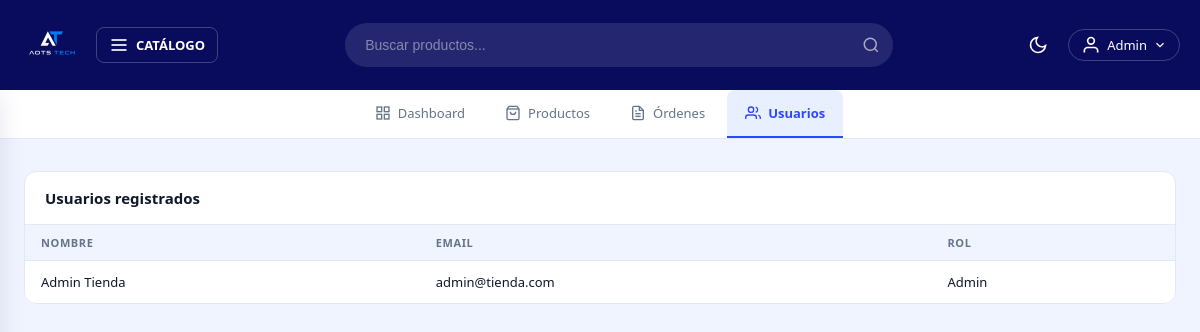
Screenshot of /admin/usuarios (signed in) with the database file from the repository.
### tables this page shows
CREATE TABLE usuarios (
    id        INT AUTO_INCREMENT PRIMARY KEY,
    nombre    VARCHAR(60)  NOT NULL,
    apellido  VARCHAR(60)  NOT NULL,
    email     VARCHAR(100) NOT NULL UNIQUE,
    password  VARCHAR(255) NOT NULL,
    admin     TINYINT(1)   NOT NULL DEFAULT 0
);

### controllers/AdminController.php (called while the page is built, shortened)
<?php
class AdminController {
    public static function usuarios(Router $router) {
        $usuarios = Usuario::all('ASC');
        $router->render('admin/usuarios/index', [
            'titulo'   => 'Usuarios',
            'usuarios' => $usuarios
        ]);
    }
}

### public/index.php (called while the page is built, shortened)
<?php
require_once __DIR__ . '/../includes/app.php';
$router = new Router();
$router->get('/',         [PaginasController::class, 'index']);
$router->get('/sobre',    [PaginasController::class, 'sobre']);
$router->get('/contacto', [PaginasController::class, 'contacto']);
$router->get('/garantia', [PaginasController::class, 'garantia']);
$router->post('/contacto',[PaginasController::class, 'contacto']);
$router->get('/404',      [PaginasController::class, 'error']);
$router->get('/producto', [PaginasController::class, 'producto']);
$router->get('/categoria-producto/categoria',    [PaginasController::class, 'categoria']);
$router->get('/categoria-producto/subcategoria', [PaginasController::class, 'subcategoria']);
$router->get('/buscar', [BuscadorController::class, 'buscar']);
$router->get('/login',        [AuthController::class, 'login']);
$router->post('/login',       [AuthController::class, 'login']);
$router->post('/logout',      [AuthController::class, 'logout']);
$router->get('/registro',     [AuthController::class, 'registro']);
$router->post('/registro',    [AuthController::class, 'registro']);
$router->get('/mensaje',      [AuthController::class, 'mensaje']);
$router->get('/carrito',             [CarritoController::class, 'index']);
$router->post('/carrito/agregar',    [CarritoController::class, 'agregar']);
$router->post('/carrito/actualizar', [CarritoController::class, 'actualizar']);
$router->post('/carrito/eliminar',   [CarritoController::class, 'eliminar']);
$router->post('/carrito/vaciar',     [CarritoController::class, 'vaciar']);
$router->get('/checkout',           [OrdenController::class, 'checkout']);
$router->post('/checkout',          [OrdenController::class, 'checkout']);
$router->get('/orden/confirmacion', [OrdenController::class, 'confirmacion']);
$router->get('/mis-pedidos',        [OrdenController::class, 'misPedidos']);
$router->get('/cuenta',            [UsuarioController::class, 'dashboard']);
$router->get('/cuenta/modificar',  [UsuarioController::class, 'modificar']);
$router->post('/cuenta/modificar', [UsuarioController::class, 'modificar']);
$router->get('/admin/dashboard', [AdminController::class, 'dashboard']);
$router->get('/admin/productos',           [AdminController::class, 'productos']);
$router->get('/admin/productos/crear',     [AdminController::class, 'crearProducto']);
$router->post('/admin/productos/crear',    [AdminController::class, 'crearProducto']);
$router->get('/admin/productos/editar',    [AdminController::class, 'editarProducto']);
$router->post('/admin/productos/editar',   [AdminController::class, 'editarProducto']);
$router->post('/admin/productos/eliminar', [AdminController::class, 'eliminarProducto']);
$router->get('/admin/ordenes',        [AdminController::class, 'ordenes']);
$router->get('/admin/ordenes/crear',  [AdminController::class, 'crearOrden']);
$router->post('/admin/ordenes/crear', [AdminController::class, 'crearOrden']);
$router->get('/admin/usuarios',       [AdminController::class, 'usuarios']);
$router->comprobarRutas();

### includes/app.php (called while the page is built, shortened)
<?php
require __DIR__ . '/funciones.php';
spl_autoload_register(function($class) {
    $base  = __DIR__ . '/..';
    $class = str_replace('\\', '/', $class);
    $rutas = [
        $base . '/' . strtolower(explode('/', $class)[0]) . 's/' . basename($class) . '.php',
        $base . '/models/'      . basename($class) . '.php',
        $base . '/controllers/' . basename($class) . '.php',
        $base . '/router/'      . basename($class) . '.php',
    ];
    foreach($rutas as $ruta) {
        if(file_exists($ruta)) {
            return;
        }
    }
});

### models/ActiveRecord.php (called while the page is built, shortened)
<?php
class ActiveRecord {
    protected static $db;
    protected static $tabla = '';
    public static function setDB($database) {
        self::$db = $database;
    }
    public static function consultarSQL($query) {
        $resultado = self::$db->query($query);
        $array = [];
        while($registro = $resultado->fetch_assoc()) {
            $array[] = static::crearObjeto($registro);
        }
        return $array;
    }
    protected static function crearObjeto($registro) {
        $objeto = new static;
        foreach($registro as $key => $value) {
            if(property_exists($objeto, $key)) {
                $objeto->$key = $value;
            }
        }
        return $objeto;
    }
    public static function all($orden = 'DESC') {
        $query = "SELECT * FROM " . static::$tabla . " ORDER BY id {$orden}";
        return self::consultarSQL($query);
    }
}

### includes/funciones.php (called while the page is built, shortened)
<?php
function s($html) : string {
    return htmlspecialchars($html ?? '');
}

### views/admin/usuarios/index.php (the view, shortened to what this page needs)
<div class="admin">
    <div class="admin__seccion">
        <div class="admin__seccion-header">
            <h2 class="admin__seccion-titulo">Usuarios registrados</h2>
        </div>
        <?php if (empty($usuarios)): ?>
            <p class="admin__vacio">No hay usuarios registrados.</p>
        <?php else: ?>
            <div class="admin__tabla-wrap">
                <table class="admin__tabla">
                    <thead>
                        <tr>
                            <th>Nombre</th>
                            <th>Email</th>
                            <th>Rol</th>
                        </tr>
                    </thead>
                    <tbody>
                        <?php foreach ($usuarios as $usuario): ?>
                        <tr>
                            <td><?= s($usuario->nombre . ' ' . $usuario->apellido) ?></td>
                            <td><?= s($usuario->email) ?></td>
                            <td><?= $usuario->admin ? 'Admin' : 'Cliente' ?></td>
                        </tr>
                        <?php endforeach; ?>
                    </tbody>
                </table>
            </div>
        <?php endif; ?>
    </div>
</div>

### public/css/estilo.css (style rules this page uses)
:root { --c50: #e8f0ff; --c100: #d4e2ff; --c200: #b2c9ff; --c300: #84a5ff; --c400: #5475ff; --c500: #2e47ff; --c600: #0a15ff; --c800: #050dce; --c900: #101aad; --c950: #090c5d; --nav-h: 90px; --bg: #f0f4ff; --bg-card: #ffffff; --bg-panel: #ffffff; --border: #e2e8f5; --text: #0f172a; --text-muted: #64748b; --shadow: 0 4px 24px rgba(9, 12, 93, .10); }
*, *::before, *::after { box-sizing: border-box; margin: 0; padding: 0; }
html { scroll-behavior: smooth; }
body { font-family: system-ui, -apple-system, sans-serif; background: var(--bg); color: var(--text); transition: background .3s, color .3s; min-height: 100vh; }
html, body { overflow-x: clip; }
.admin__seccion { background: var(--bg-card); border: 1px solid var(--border); border-radius: 12px; overflow: hidden; }
.admin__seccion-header { display: flex; justify-content: space-between; align-items: center; padding: 16px 20px; border-bottom: 1px solid var(--border); }
.admin__seccion-titulo { font-size: 15px; font-weight: 700; color: var(--text); }
.admin__tabla-wrap { overflow-x: auto; }
.admin__tabla { width: 100%; border-collapse: collapse; font-size: 13px; }
.admin__tabla thead th { padding: 10px 16px; text-align: left; font-size: 11px; font-weight: 700; letter-spacing: .6px; text-transform: uppercase; color: var(--text-muted); background: var(--bg); border-bottom: 1px solid var(--border); }
.admin__tabla tbody td { padding: 12px 16px; color: var(--text); border-bottom: 1px solid var(--border); vertical-align: middle; }
.admin__tabla tbody tr:last-child td { border-bottom: none; }
:root { --danger: #e53e3e; --exito: #38a169; --aviso: #ed8936; }

### rows the page displays
usuarios: nombre+apellido "Admin Tienda", email "admin@tienda.com", admin "Admin"

### other values shown
s($_SESSION['nombre']) "Admin"
